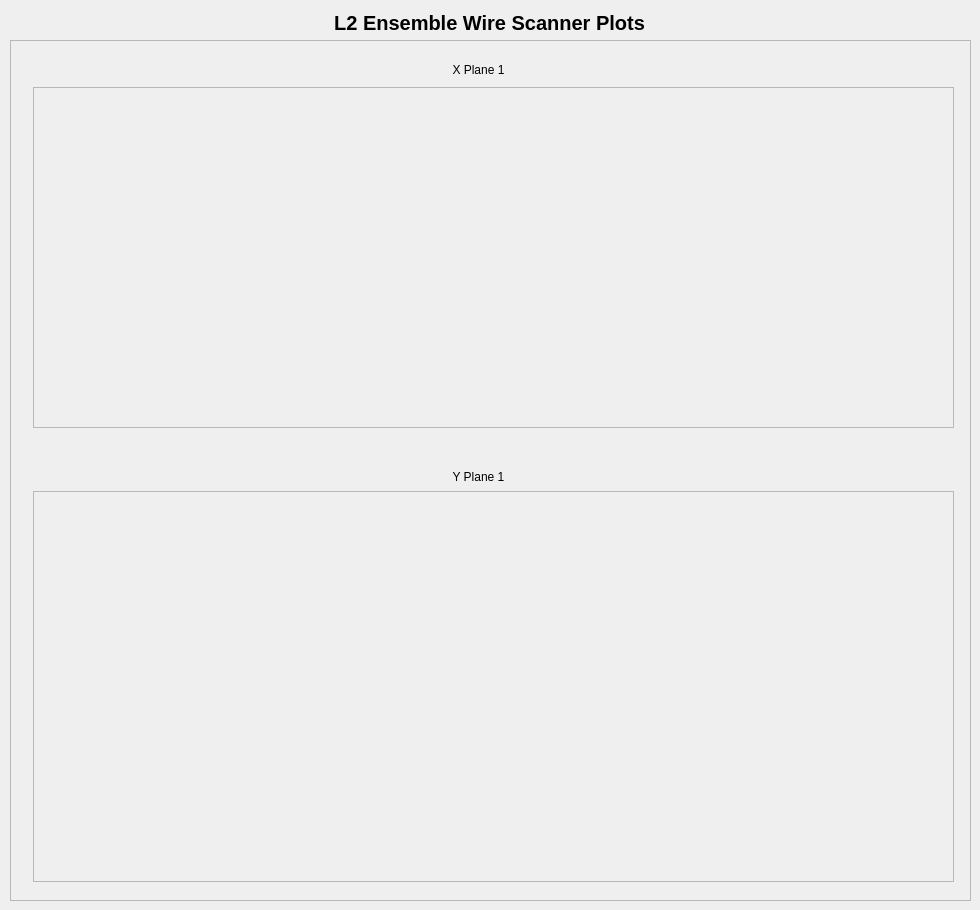
     <widget class="QWidget" name="AllWirePlots">
      <attribute name="title">
       <string>L2 Ensemble</string>
      </attribute>
      <widget class="QLabel" name="overviewTitle">
       <property name="geometry">
        <rect>
         <x>14</x>
         <y>14</y>
         <width>951</width>
         <height>18</height>
        </rect>
       </property>
       <property name="font">
        <font>
         <pointsize>15</pointsize>
         <weight>75</weight>
         <bold>true</bold>
        </font>
       </property>
       <property name="text">
        <string>L2 Ensemble Wire Scanner Plots</string>
       </property>
       <property name="alignment">
        <set>Qt::AlignCenter</set>
       </property>
      </widget>
      <widget class="QFrame" name="frame_4">
       <property name="geometry">
        <rect>
         <x>10</x>
         <y>40</y>
         <width>961</width>
         <height>861</height>
        </rect>
       </property>
       <property name="frameShape">
        <enum>QFrame::StyledPanel</enum>
       </property>
       <property name="frameShadow">
        <enum>QFrame::Raised</enum>
       </property>
       <widget class="QFrame" name="overviewCardX1">
        <property name="geometry">
         <rect>
          <x>10</x>
          <y>10</y>
          <width>941</width>
          <height>391</height>
         </rect>
        </property>
        <widget class="QLabel" name="overviewLabelX1">
         <property name="geometry">
          <rect>
           <x>13</x>
           <y>10</y>
           <width>891</width>
           <height>20</height>
          </rect>
         </property>
         <property name="text">
          <string>X Plane 1</string>
         </property>
         <property name="alignment">
          <set>Qt::AlignCenter</set>
         </property>
         <property name="plotHeader" stdset="0">
          <bool>true</bool>
         </property>
        </widget>
        <widget class="QFrame" name="overviewPlotX1">
         <property name="geometry">
          <rect>
           <x>13</x>
           <y>37</y>
           <width>921</width>
           <height>341</height>
          </rect>
         </property>
         <property name="minimumSize">
          <size>
           <width>150</width>
           <height>240</height>
          </size>
         </property>
         <property name="frameShape">
          <enum>QFrame::StyledPanel</enum>
         </property>
        </widget>
       </widget>
       <widget class="QFrame" name="overviewCardY1">
        <property name="geometry">
         <rect>
          <x>10</x>
          <y>414</y>
          <width>941</width>
          <height>441</height>
         </rect>
        </property>
        <widget class="QLabel" name="overviewLabelY1">
         <property name="geometry">
          <rect>
           <x>13</x>
           <y>13</y>
           <width>891</width>
           <height>20</height>
          </rect>
         </property>
         <property name="text">
          <string>Y Plane 1</string>
         </property>
         <property name="alignment">
          <set>Qt::AlignCenter</set>
         </property>
         <property name="plotHeader" stdset="0">
          <bool>true</bool>
         </property>
        </widget>
        <widget class="QFrame" name="overviewPlotY1">
         <property name="geometry">
          <rect>
           <x>13</x>
           <y>37</y>
           <width>921</width>
           <height>391</height>
          </rect>
         </property>
         <property name="minimumSize">
          <size>
           <width>150</width>
           <height>240</height>
          </size>
         </property>
         <property name="frameShape">
          <enum>QFrame::StyledPanel</enum>
         </property>
        </widget>
       </widget>
      </widget>
     </widget>
